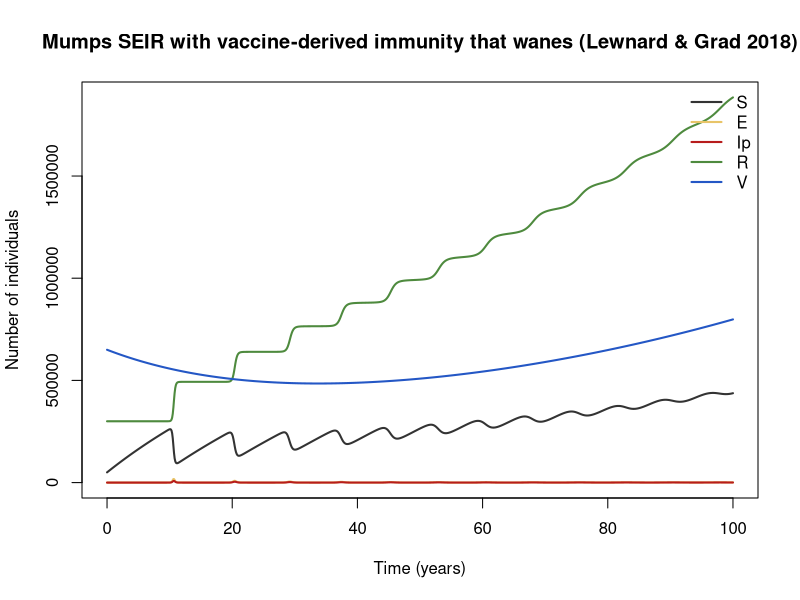

Write R code to recreate this figure.
## Mumps SEIR with vaccine-derived immunity that wanes (Lewnard & Grad 2018)
## Mumps.
## the booster flow acts on all of S, so it also reaches never-vaccinated people.
## Parameter values: 0 of 8 checked against the source; the rest are recalled or illustrative.
## Reference: Lewnard JA, Grad YH. "Vaccine waning and mumps re-emergence in the United States." Sci Transl Med 2018;10(433):eaao5945. https://doi.org/10.1126/scitranslmed.aao5945
## Source: https://doi.org/10.1126/scitranslmed.aao5945
##
## Generated from a compartmental model diagram (model format v1).
## Regenerating from the same diagram always gives this exact file.
##
## Compartments: S, E, Ip, R, V
## Flows (time unit: years):
##   (outside) -> S  : (1 - p_vac) * mu * N
##   (outside) -> V  : p_vac * mu * N
##   S -> E          : foi * S
##   E -> Ip         : sig_lat * E
##   Ip -> R         : g_rec * Ip
##   V -> S          : w_vac * V
##   S -> V          : boost_v * S
##   S -> (outside)  : mu * S

library(deSolve)

# ---- Time ------------------------------------------------------------
times <- seq(0, 100, by = 0.1)  # years

# ---- Parameters ------------------------------------------------------
parameters <- c(
  R0_mu = 7,           # illustrative
  sig_lat = 365 / 17,  # 17-day latent period (1/year) [illustrative]
  g_rec = 365 / 8,     # 8-day infectious period (1/year) [illustrative]
  p_vac = 0.92,        # fraction of births effectively vaccinated (coverage × efficacy) [illustrative]
  w_vac = 1 / 27,      # waning of vaccine immunity (1/year)
  boost_v = 0,         # rate of a booster (third) dose that returns S to V; set > 0 for scenarios (1/year) [illustrative]
  mu = 0.0133,         # birth = death rate (1/year) [illustrative]
  N0 = 1e6             # value taken from the notes text [recalled]
)

# ---- Initial conditions ----------------------------------------------
state <- with(as.list(parameters), {
  S <- 0.05 * N0  # susceptible
  E <- 10         # exposed
  Ip <- 10        # infectious
  R <- 0.3 * N0   # infection-derived immunity, lifelong
  V <- 0.65 * N0  # vaccine-derived immunity
  c(S = S, E = E, Ip = Ip, R = R, V = V)
})

# ---- Model equations -------------------------------------------------
mumps_waning_lewnard_model <- function(t, state, parameters) {
  with(as.list(c(state, parameters)), {
    # Total population
    N <- S + E + Ip + R + V

    # Derived quantities
    foi <- R0_mu * (g_rec + mu) * Ip / N

    # Rates of change
    dS <- (1 - p_vac) * mu * N - foi * S + w_vac * V - boost_v * S - mu * S
    dE <- foi * S - sig_lat * E
    dIp <- sig_lat * E - g_rec * Ip
    dR <- g_rec * Ip
    dV <- p_vac * mu * N - w_vac * V + boost_v * S

    list(c(dS, dE, dIp, dR, dV))
  })
}

# ---- Solve -----------------------------------------------------------
out <- ode(y = state, times = times, func = mumps_waning_lewnard_model, parms = parameters)
out <- as.data.frame(out)

# ---- Plot ------------------------------------------------------------
compartment_cols <- c(S = "#333333", E = "#E8C468", Ip = "#B71C1C", R = "#4E8A3E", V = "#2457C5")
matplot(out$time, out[, names(compartment_cols)], type = "l", lty = 1, lwd = 2,
        col = compartment_cols, xlab = "Time (years)", ylab = "Number of individuals",
        main = "Mumps SEIR with vaccine-derived immunity that wanes (Lewnard & Grad 2018)")
legend("topright", legend = names(compartment_cols), col = compartment_cols,
       lty = 1, lwd = 2, bty = "n")
